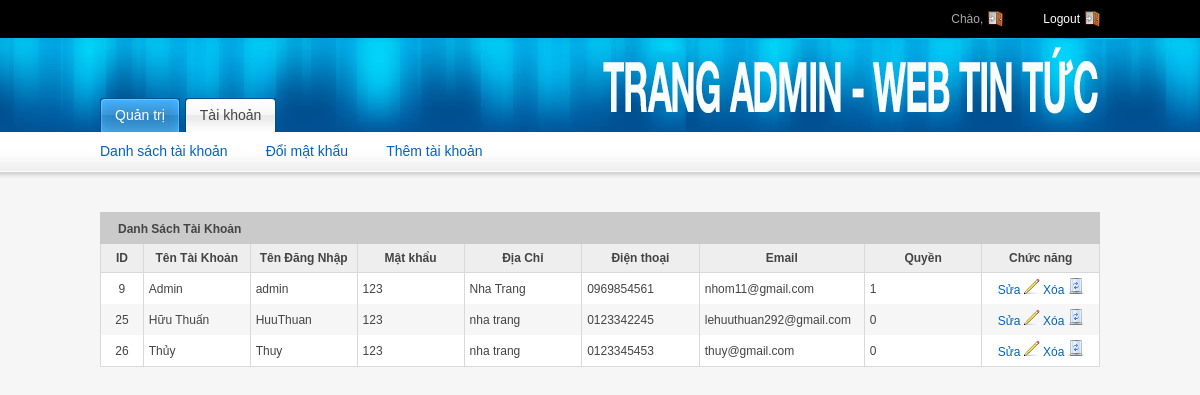
The page /Web_tin_tuc/Admin/taikhoan.php on the database its author committed.
### tables this page shows
CREATE TABLE `users` (
  `IdUser` int(11) NOT NULL,
  `username` varchar(50) NOT NULL,
  `password` varchar(50) NOT NULL,
  `FullName` varchar(255) NOT NULL,
  `Address` varchar(255) NOT NULL,
  `Phone` varchar(50) NOT NULL,
  `Email` varchar(50) NOT NULL,
  `rights` int(1) NOT NULL
);

### Web_tin_tuc/Admin/taikhoan.php (the view, shortened to what this page needs)
<?php
include_once 'header-taikhoan.php';;
?>
<div class="grid_12">
	<div class="module">
		<h2>
			<span>Danh Sách Tài Khoản</span>
		</h2>
		<div class="module-table-body">
			<form action="">
				<table id="myTable" class="tablesorter">
					<thead>
						<tr>
							<th style="width: 4%; text-align: center;">ID</th>
							<th style="width: 10%">Tên Tài Khoản</th>
							<th style="width: 10%">Tên Đăng Nhập</th>
							<th style="width: 10%">Mật khẩu</th>
							<th style="width: 11%; text-align: center;">Địa Chỉ</th>
							<th style="width: 11%; text-align: center;">Điện thoại</th>
							<th style="width: 11%; text-align: center;">Email</th>
							<th style="width: 11%; text-align: center;">Quyền</th>
							<th style="width: 11%; text-align: center;">Chức năng</th>
						</tr>
					</thead>
					<tbody>
					<?php
					$query = "SELECT * FROM users";
					$result = $mysqli->query($query);
					while ($user = mysqli_fetch_assoc($result)){
						$iduser = $user['IdUser'];
						$name = $user['FullName'];
						$diachi = $user['Address'];
						$username = $user['username'];
						$pass = $user['password'];
						$DT = $user['Phone'];
						$Email = $user['Email'];
						$Quyen = $user['rights'];
					?>
						<tr>
							<td class="align-center"><?=$iduser?></td>
							<td><?=$name?></td>
							<td><?=$username?></td>
							<td><?=$pass?></td>
						    <td><?=$diachi?></td>
							<td><?=$DT?></td>
							<td><?=$Email?></td>
							<td><?=$Quyen?></td>
							<td align="center"><a href="suaTaiKhoan.php?id=<?=$iduser?>">Sửa <img src="images/pencil.gif"
									alt="edit" /> </a> <a href="xoaTaiKhoan.php?id=<?=$iduser?>">Xóa <img src="images/bin.gif"
									width="16" height="16" alt="delete" /> </a>
							</td>
						</tr>
					<?php }?>
					</tbody>
				</table>
			</form>
		</div>
	</div>
</div>
</div>

### Web_tin_tuc/Admin/css/styles.css (style rules this page uses)
html, body, div, span, applet, object, iframe, h1, h2, h3, h4, h5, h6, p, blockquote, pre, a, abbr, acronym, address, big, cite, code, del, dfn, em, font, img, ins, kbd, q, s, samp, small, strike, strong, sub, sup, tt, var, b, u, i, center, dl, dt, dd, ol, ul, li, fieldset, form, label, legend, table, caption, tbody, tfoot, thead, tr, th, td { margin: 0; padding: 0; border: 0; outline: 0; font-size: 100%; background: transparent; }
body { line-height: 1; }
table { border-collapse: collapse; border-spacing: 0; }
body { font: 12px/1.5 tahoma,arial; color: #444444; background-color: #f6f6f6; }
h2 { font-size: 24px; letter-spacing: -1px; }
p, dl, hr, h1, h2, h3, h4, h5, h6, ol, ul, pre, table, address, fieldset { margin-bottom: 15px; }
a, a:visited { color:#0063be; text-decoration: none; }
.align-center { text-align: center; }
div.module { float: left; margin-bottom: 10px; width: 100%; }
div.module div.module-table-body { padding: 0; float: left; width: 100%; }
div.module h2 { background: #cacaca; display: block; float: left; height: 32px; margin-right: 0px; padding-right: 0px; text-decoration: none; color: #444444; font-family: Arial, Helvetica, sans-serif; font-size:12px; font-weight:bold; width: 100%; margin-bottom: 0; letter-spacing: normal }
div.module h2 span { display: block; line-height: 20px; padding: 7px 0 5px 18px; }
div.module table { width: 100%; margin: 0 0 10px 0; border-left: 1px solid #d9d9d9; border-bottom: 1px solid #d9d9d9; }
div.module table th { background-color: #eeeeee; color: #444444; padding: 5px; border-right: 1px solid #d9d9d9; border-bottom: 1px solid #d9d9d9; }
div.module table td { background-color: #ffffff; padding: 5px;; border-right: 1px solid #d9d9d9; }
#myTable td { vertical-align: middle; }
#myTable tr:nth-child(even) td { background: #F6F6F6 }

### rows shown on the page
users: IdUser "9", FullName "Admin", username "admin", password "123", Address "Nha Trang", Phone "0969854561", Email "nhom11@gmail.com", rights "1"
users: IdUser "25", FullName "Hữu Thuấn", username "HuuThuan", password "123", Address "nha trang", Phone "0123342245", Email "lehuuthuan292@gmail.com", rights "0"
users: IdUser "26", FullName "Thủy", username "Thuy", password "123", Address "nha trang", Phone "0123345453", Email "thuy@gmail.com", rights "0"
